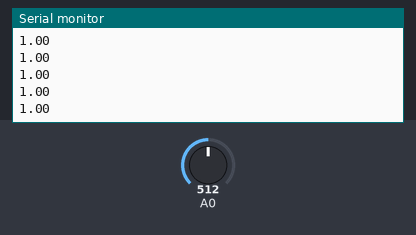
The sketch below on a simulated Arduino Uno, built with avr-gcc and run on an emulated ATmega328P. Shown: the last lines printed to the serial monitor. The inputs (shaded band) are chosen by the test bench; at power-on: A0 = 512.

Above: at 1.2 s.
1.3 s: A0 set to 716
At 1.33 s:
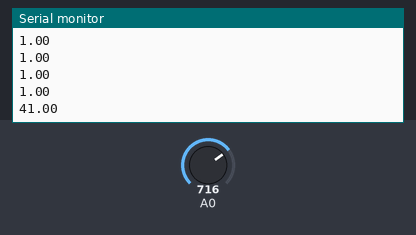
2.8 s: A0 set to 900
At 2.84 s:
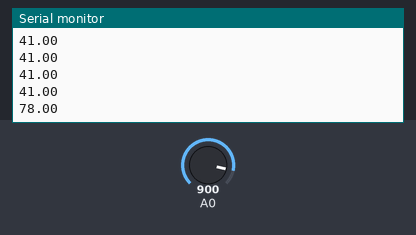
Timing chart, 0 to 5.8 s (numbered marks = the images above; inputs shaded):
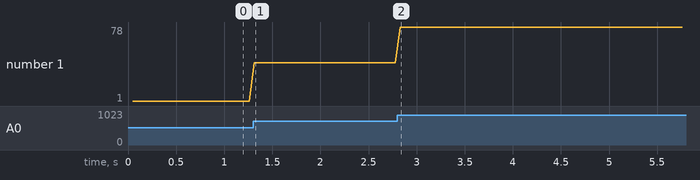

Measured:
- after the input at 1.3 s, the serial monitor: prints a new line at once (image 1)
- after the input at 2.8 s, the serial monitor: prints a new line at once (image 2)
- plotted number 1: 1 → 41 after the input at 1.3 s, 41 → 78 after the input at 2.8 s

The sketch:

devre.ino
```cpp
void setup() {
  Serial.begin(9600);
  pinMode(A0, INPUT);
}

float value;
void loop() {
  delay(50);
  value = (analogRead(A0)-507)/5,16;
  Serial.println(value);
}
```
